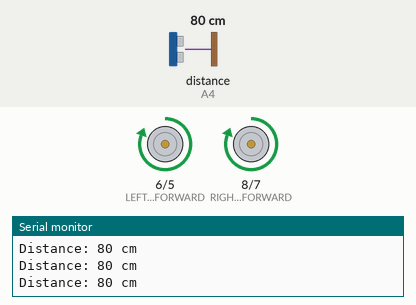
A sketch run on a simulated Arduino Nano, built with avr-gcc and run on an emulated ATmega328P. Shown: motor-driver pin pairs drawn as motors (green arrow = first pin HIGH = forward, orange = second pin HIGH = backward, longer = more drive), the last lines printed to the serial monitor. Wiring (inferred from the names in the program): ultrasonic range finder: trigger A5; echo A4. Inputs (shaded band) come from the test bench; at power-on: distance to the obstacle (sensor on A4) 80 cm. The echo pulse lasts 58.3 µs per cm.

Above: at 1.2 s.
1.3 s: distance to the obstacle (sensor on A4) set to 17 cm
2.8 s: distance to the obstacle (sensor on A4) set to 14 cm
At 3.4 s:
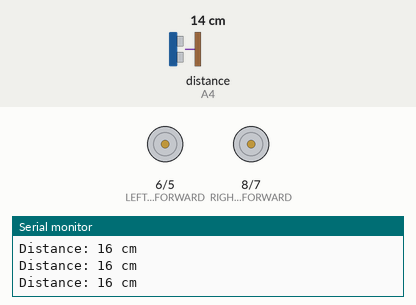
At 3.9 s:
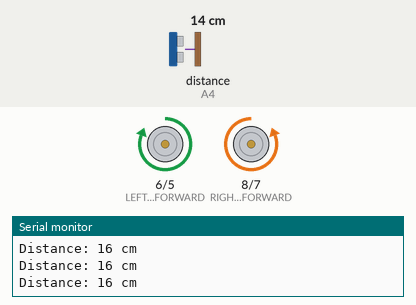
5.8 s: distance to the obstacle (sensor on A4) set to 18 cm
8.8 s: distance to the obstacle (sensor on A4) set to 2 cm
At 9.2 s:
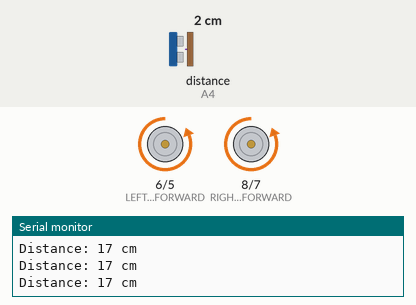
11.8 s: distance to the obstacle (sensor on A4) set to 35 cm
Timing chart, 0 to 14.8 s (numbered marks = the images above; inputs shaded):
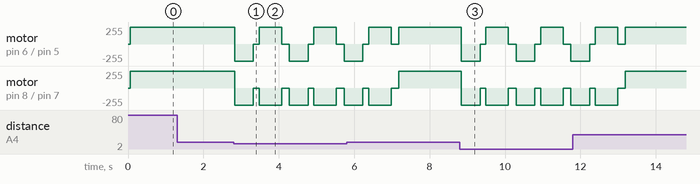

Measured:
- the behaviour switches between 16 and 15 cm on distance to the obstacle (sensor on A4) (found by bisection; images 0 and 1)

The sketch:

Obstacle-Avoiding.ino
```cpp
/***************************************************
 * Autor: Eduardo Fritzen
 * Data de Criação: 17 de Setembro de 2023
 * Empresa: ConectaBit
 * Descrição: Este é um exemplo de código Arduino que faz o controle do robô que evita obstáculos
 * Site: https://fritzen.io
 * Site: https://www.conectabit.com.br
 * Licença: MIT
 ***************************************************/

// Define os pinos dos motores
#define LEFT_MOTOR_BACKWARD 5
#define LEFT_MOTOR_FORWARD 6
#define RIGHT_MOTOR_BACKWARD 7
#define RIGHT_MOTOR_FORWARD 8

// Define os pinos do sensor ultrassônico
//O módulo HC-SR04 requer um sinal PWM para disparar o pulso ultrassônico e medir a distância.
//No Arduino Nano, as portas analógicas podem ser utilizadas para controlar o HC-SR04, desde que corretamente utilizadas
#define ECHO_PIN A4
#define TRIGGER_PIN A5


#define SPEED_INCREMENT 2
#define INITIAL_MOTOR_SPEED 80

int motorSpeed = INITIAL_MOTOR_SPEED; // Velocidade inicial do motor


// Define a distância mínima para o robô desviar de obstáculos (em centímetros)
const int MIN_DISTANCE = 15;

void setup() {
  // Define os pinos como saída
  pinMode(LEFT_MOTOR_FORWARD, OUTPUT);
  pinMode(LEFT_MOTOR_BACKWARD, OUTPUT);
  pinMode(RIGHT_MOTOR_FORWARD, OUTPUT);
  pinMode(RIGHT_MOTOR_BACKWARD, OUTPUT);

  // Define os pinos do sensor ultrassônico como entrada
  pinMode(TRIGGER_PIN, OUTPUT);
  pinMode(ECHO_PIN, INPUT);

  // Inicializa a comunicação serial
  Serial.begin(9600);
}

void loop() {
  // Mede a distância do objeto mais próximo
  long distance = measureDistance();

  // Verifica se há obstáculos próximos
  if (distance < MIN_DISTANCE) {
    // Desvia do obstáculo
    motorSpeed = INITIAL_MOTOR_SPEED;
    moveBackward();
    delay(500);
    stopMotors();
    delay(150);
    turnRight();
    delay(600);
    stopMotors();
    delay(150);

  } else {
    // Move para frente
    moveForwardFull();
  }

  // Imprime a distância medida no monitor serial
  Serial.print("Distance: ");
  Serial.print(distance);
  Serial.println(" cm");
}


void stopMotors() {
  digitalWrite(LEFT_MOTOR_FORWARD, LOW);
  digitalWrite(LEFT_MOTOR_BACKWARD, LOW);
  digitalWrite(RIGHT_MOTOR_FORWARD, LOW);
  digitalWrite(RIGHT_MOTOR_BACKWARD, LOW);
}

void moveForwardFull() {


  digitalWrite(LEFT_MOTOR_FORWARD, HIGH);
  digitalWrite(RIGHT_MOTOR_FORWARD, HIGH);

  digitalWrite(LEFT_MOTOR_BACKWARD, LOW);
  digitalWrite(RIGHT_MOTOR_BACKWARD, LOW);

}


void moveForward() {

    // Aumenta gradualmente a velocidade do motor
    if (motorSpeed < 255) { // 255 é a velocidade máxima (faixa de 0 a 255)
      motorSpeed = min(motorSpeed + SPEED_INCREMENT, 255); // Garante que a velocidade não exceda 255
    }

  // Define a velocidade do motor
  analogWrite(LEFT_MOTOR_FORWARD, motorSpeed);
  analogWrite(RIGHT_MOTOR_FORWARD, motorSpeed);

  // Move o motor para frente
  digitalWrite(LEFT_MOTOR_BACKWARD, LOW);
  digitalWrite(RIGHT_MOTOR_BACKWARD, LOW);


  delay(1);
}


void moveBackward() {
  digitalWrite(LEFT_MOTOR_FORWARD, LOW);
  digitalWrite(LEFT_MOTOR_BACKWARD, HIGH);
  digitalWrite(RIGHT_MOTOR_FORWARD, LOW);
  digitalWrite(RIGHT_MOTOR_BACKWARD, HIGH);
}

void turnLeft() {
  digitalWrite(LEFT_MOTOR_FORWARD, LOW);
  digitalWrite(LEFT_MOTOR_BACKWARD, HIGH);
  digitalWrite(RIGHT_MOTOR_FORWARD, HIGH);
  digitalWrite(RIGHT_MOTOR_BACKWARD, LOW);
}

void turnRight() {
  digitalWrite(LEFT_MOTOR_FORWARD, HIGH);
  digitalWrite(LEFT_MOTOR_BACKWARD, LOW);
  digitalWrite(RIGHT_MOTOR_FORWARD, LOW);
  digitalWrite(RIGHT_MOTOR_BACKWARD, HIGH);
}


/*

Este método measureDistance é usado para medir a distância entre um sensor HC-SR04 e o objeto mais próximo. Ele emite pulsos ultrassônicos, mede o tempo que leva para eles retornarem e calcula a distância com base nesse tempo. O resultado é retornado em centímetros.


O número 58 usado no cálculo da distância é uma constante que representa a velocidade do som em centímetros por microssegundo. O som viaja a uma velocidade aproximada de 343 metros por segundo (m/s) a uma temperatura de 20 graus Celsius. Isso equivale a cerca de 0,0343 centímetros por microssegundo.

Como o sensor HC-SR04 mede o tempo de ida e volta do som, precisamos dividir esse tempo por dois para obter o tempo de ida apenas. Depois disso, basta multiplicar o tempo de ida por 0,0343 para obter a distância em centímetros. No entanto, como o sensor não é perfeito e há outros fatores que podem afetar a velocidade do som, um fator de conversão comumente usado é de 58, que é aproximadamente 0,0343 multiplicado por 2.

Então, para converter o tempo de viagem do som em centímetros, dividimos o tempo por 58. Por exemplo, se o tempo de viagem do som for de 580 microssegundos, a distância seria calculada como 580 / 58 = 10 cm.

É importante lembrar que a velocidade do som varia de acordo com a temperatura e a umidade, portanto, esse fator de conversão pode não ser preciso em todas as condições ambientais. Em aplicações que exigem maior precisão, é necessário ajustar o fator de conversão com base nas condições específicas do ambiente.
*/


long measureDistance() {
  delay(50);
  long duration, distance;
  digitalWrite(TRIGGER_PIN, LOW);
  delayMicroseconds(2);
  digitalWrite(TRIGGER_PIN, HIGH);
  delayMicroseconds(10);
  digitalWrite(TRIGGER_PIN, LOW);
  duration = pulseIn(ECHO_PIN, HIGH);
  distance = duration / 58;
  return distance;
}
```
